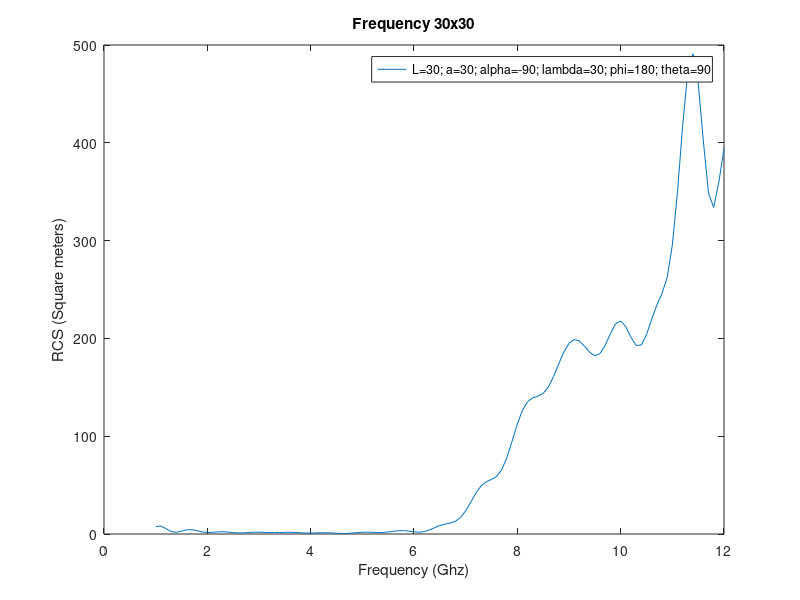

This figure's MATLAB source:
% Loading the data from the txt file
data = load('Freq30x30.txt');

% Extracting the x and y coordinates from data
x = data(:,1);
y = data(:,2);

% Creating a new figure
figure;

% Plotting the data
plot(x, y);

% Setting labels
xlabel('Frequency (Ghz)');
ylabel('RCS (Square meters)');
legend('L=30; a=30; alpha=-90; lambda=30; phi=180; theta=90')

% Chart Title
title('Frequency 30x30');